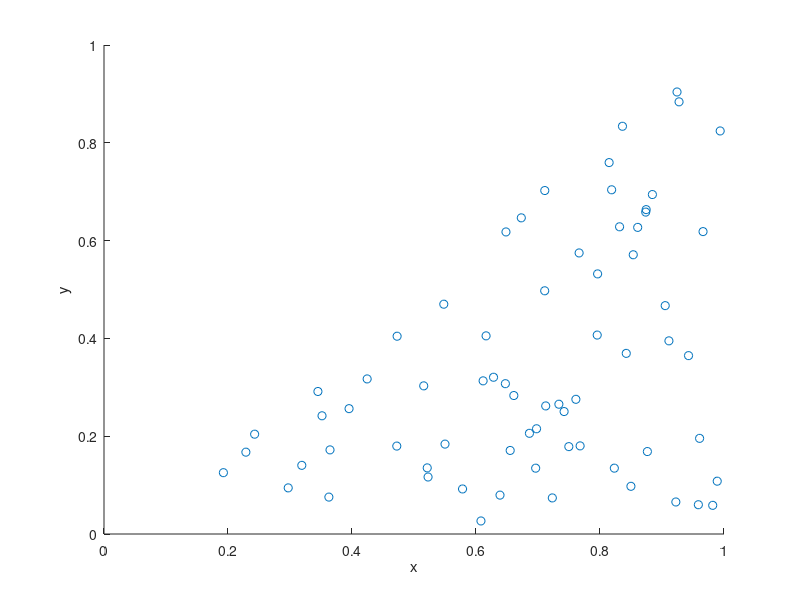

Source code (MATLAB):
%Simulate a Poisson point process on a triangle
%Author: H. Paul Keeler, 2018.

%Simulation window parameters -- points A,B,C of a triangle
xA=0;xB=1;xC=1; %x values of three points
yA=0;yB=0;yC=1; %y values of three points;

%Point process parameters
lambda=100; %intensity (ie mean density) of the Poisson process

%calculate sides of trinagle
a=sqrt((xA-xB)^2+(yA-yB)^2); 
b=sqrt((xB-xC)^2+(yB-yC)^2); 
c=sqrt((xC-xA)^2+(yC-yA)^2); 
s=(a+b+c)/2; %calculate semi-perimeter

%Use Herron's forumula -- or use polyarea
areaTotal=sqrt(s*(s-a)*(s-b)*(s-c)); %area of triangle

%Simulate Poisson point process
numbPoints=poissrnd(areaTotal*lambda);%Poisson number of points
U=(rand(numbPoints,1));%uniform random variables
V=(rand(numbPoints,1));%uniform random variables

xx=sqrt(U)*xA+sqrt(U).*(1-V)*xB+sqrt(U).*V*xC;%x coordinates of points
yy=sqrt(U)*yA+sqrt(U).*(1-V)*yB+sqrt(U).*V*yC;%y coordinates of points

%Plotting
scatter(xx,yy);
xlabel('x');ylabel('y');
